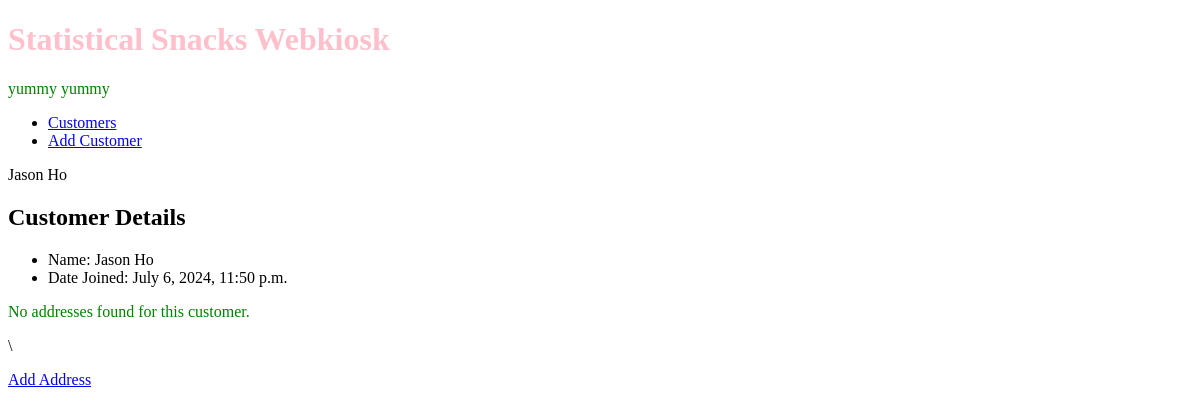
The app's page /webkiosk/customer/4/, older data.
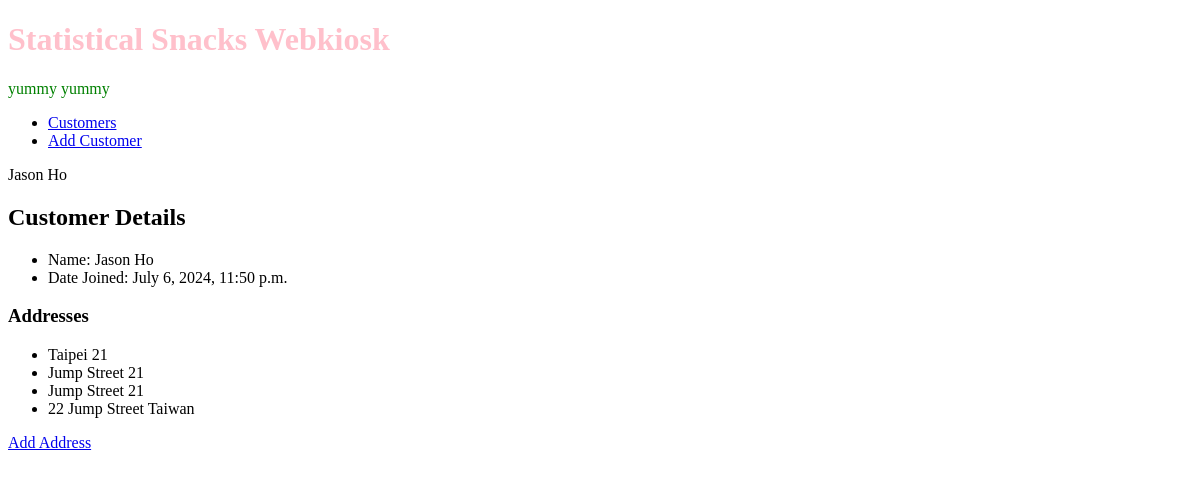
The same page, newer data.
### webkiosk/models.py (models this page shows, shortened)
class Customer(models.Model):
    firstname = models.CharField(max_length=20)
    lastname = models.CharField(max_length=20)
    date_joined = models.DateTimeField(auto_now_add=True)

class Address(models.Model):
    street = models.CharField(max_length=50)
    city = models.CharField(max_length=50)
    customer = models.ForeignKey(Customer, on_delete=models.CASCADE)

### webkiosk/views.py (the view)
# urls.py: path('customer/<int:pk>/', views.listcustomerdetails, name='customer-details'),
def listcustomerdetails(request, pk):
    c = get_object_or_404(Customer, id=pk)
    context = {'customer': c}
    return render(request, 'webkiosk/customer_detail.html', context)

### webkiosk/templates/webkiosk/customer_detail.html
{% extends 'webkiosk/base_template.html' %}
{% block pagetitle %} {{customer.firstname}} {{customer.lastname}} {% endblock %}
{% block maincontent %}
<h2> Customer Details</h2>
<ul>
    <li>Name: {{customer.firstname}} {{customer.lastname}}</li>
    <li>Date Joined: {{ customer.date_joined }}</li>
</ul>
{% if customer.address_set.exists %}
<h3>Addresses</h3>
<ul>
    {% for address in customer.address_set.all %}
        <li>{{ address.street }} {{ address.city }}</li>
    {% endfor %}
</ul>
{% else %}
<p>No addresses found for this customer.</p>\
{% endif %}
<p><a href="{% url 'webkiosk:address-add' customer.id %}">Add Address</a></p>
{% endblock %}

### webkiosk/templates/webkiosk/base_template.html (shortened to what this page needs)
<!DOCTYPE html>
<html>
        {% load static %}
        <link rel="stylesheet" href="{% static 'styles.css'%}">
    <body>
        <h1>Statistical Snacks Webkiosk</h1>
        <p>yummy yummy</p>
        <nav>
            <ul>
                <li><a href="{% url 'webkiosk:customer-list' %}">Customers</a></li>
                <li><a href="{% url 'webkiosk:customer-add' %}">Add Customer</a></li>
            </ul>
        </nav>
        {% block pagetitle %}
        {% endblock %}
        {% block maincontent %}
        {% endblock %}
    </body>
</html>

### webkiosk/static/styles.css (style rules this page uses)
h1 { color: pink; }
p { color: green; }

Row changes from the older to the newer data that the page shows:
added Address: street "Taipei", city "21"
added Address: street "Jump Street", city "21"
added Address: street "Jump Street", city "21"
added Address: street "22 Jump Street", city "Taiwan"
Text that changed along with them:
text no longer shown: "No addresses found for this customer. \\"
text now shown: "Addresses"
